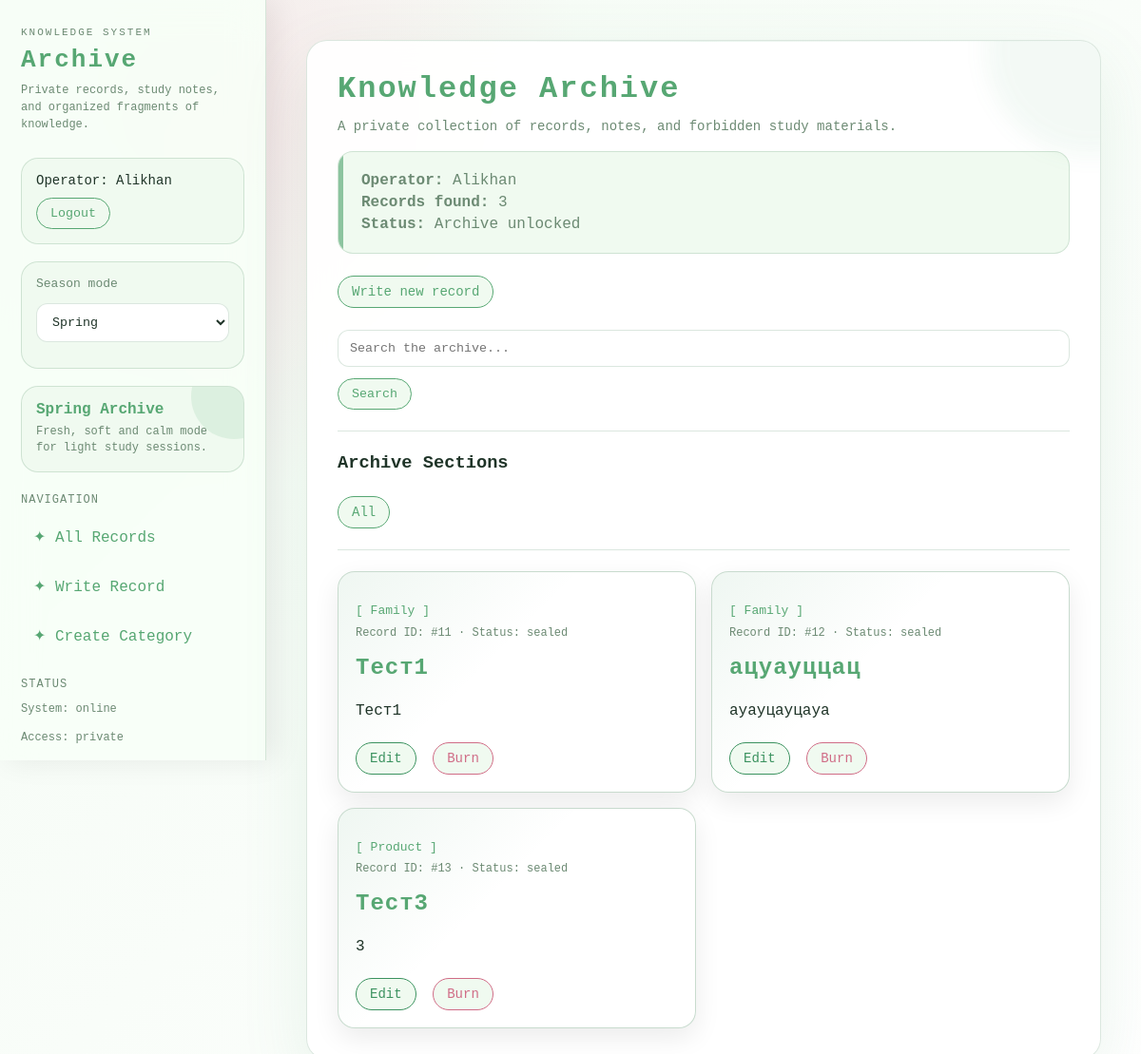
The page / (signed in) on the database as committed earlier.
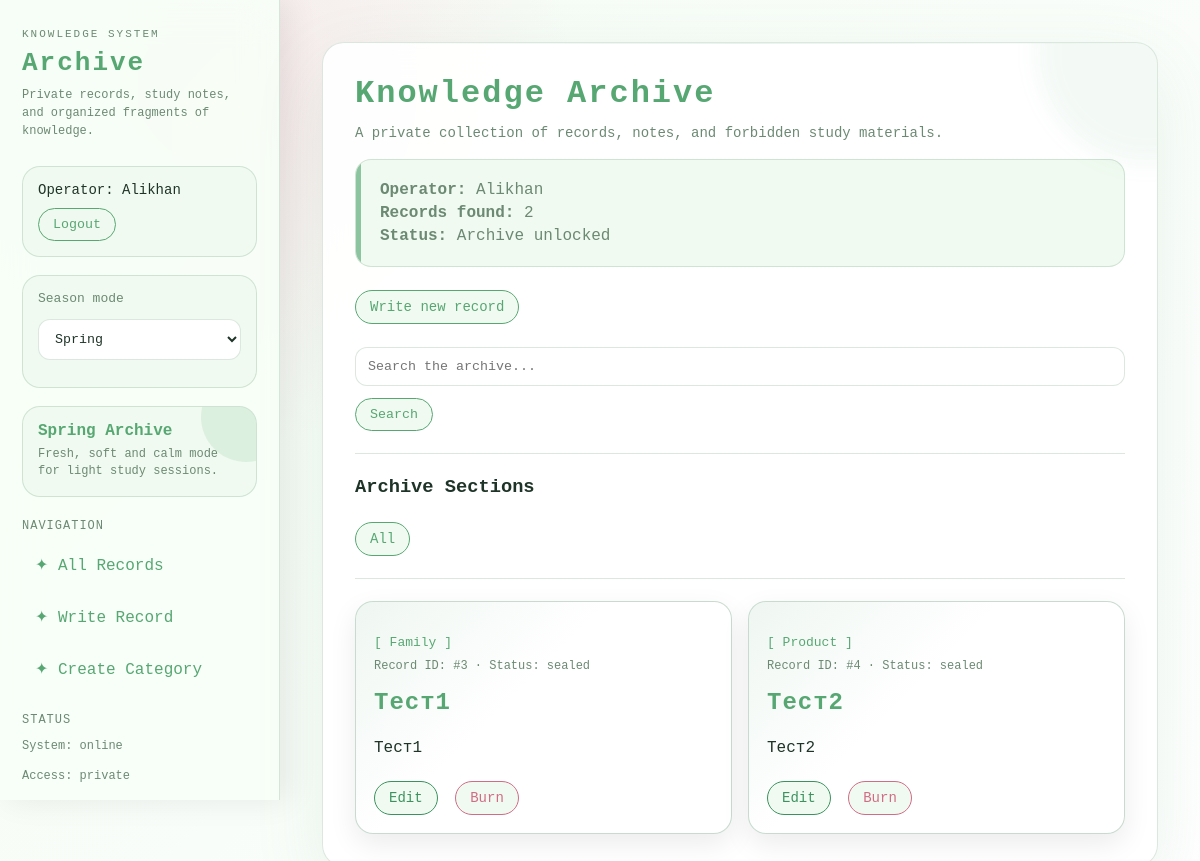
The same page on the database as committed later.
### notes/models.py (models this page shows, shortened)
class Note(models.Model):
    title = models.CharField(max_length=200)
    content = models.TextField()
    category = models.ForeignKey(Category, on_delete=models.CASCADE)
    user = models.ForeignKey(User, on_delete=models.CASCADE, null=True, blank=True)

class Category(models.Model):
    user = models.ForeignKey(User, on_delete=models.CASCADE, null=True, blank=True)
    name = models.CharField(max_length=100)
    def __str__(self):
        return self.name

### notes/views.py (the view)
# urls.py: path('', note_list, name='note_list'),
@login_required
def note_list(request):
    category_id = request.GET.get('category')
    query = request.GET.get('q')
    notes = Note.objects.filter(user=request.user)
    categories = Category.objects.filter(user=request.user)
    if category_id:
        notes = notes.filter(category_id=category_id)
    if query:
        notes = notes.filter(
            Q(title__icontains=query) | Q(content__icontains=query)
        )
    return render(request, 'notes/note_list.html', {
        'notes': notes,
        'categories': categories,
        'query': query,
    })

### notes/templates/notes/note_list.html (shortened to what this page needs)
{% extends 'notes/base.html' %}
{% block content %}
    <h1>Knowledge Archive</h1>
    <p class="subtitle">A private collection of records, notes, and forbidden study materials.</p>
<div class="archive-panel">
    <p><strong>Operator:</strong> {{ user.username }}</p>
    <p><strong>Records found:</strong> {{ notes|length }}</p>
    <p><strong>Status:</strong> Archive unlocked</p>
</div>
    <a class="btn btn-create" href="{% url 'note_create' %}">Write new record</a>
    <form method="get" class="search-form">
        <input type="text" name="q" placeholder="Search the archive..." value="{{ query|default:'' }}">
        <button type="submit">Search</button>
    </form>
    <hr>
    <h3>Archive Sections</h3>
    <a class="btn btn-create" href="{% url 'note_list' %}">All</a>
    <hr>
    <div class="note-grid">
    {% for note in notes %}
        <div class="note">
            <p class="note-category">[ {{ note.category }} ]</p>
            <p class="note-meta">Record ID: #{{ note.id }} · Status: sealed</p>
            <h2>{{ note.title }}</h2>
            <p>{{ note.content }}</p>
            <div style="margin-top: 14px;">
                <a class="btn btn-edit" href="{% url 'note_update' note.id %}">Edit</a>
                <a class="btn btn-delete" href="{% url 'note_delete' note.id %}">Burn</a>
            </div>
        </div>
    {% empty %}
        <div class="empty-state">
            No records found.
        </div>
    {% endfor %}
</div>
{% endblock %}

### notes/templates/notes/base.html (shortened to what this page needs)
<!DOCTYPE html>
<html>
<head>
</head>
<body data-theme="spring">
    <div class="season-layer" id="season-layer"></div>
    <div class="app-layout">
        <aside class="sidebar">
            <div class="brand">
                <div class="brand-kicker">Knowledge System</div>
                <h1 class="brand-title">Archive</h1>
                <p class="brand-subtitle">
                    Private records, study notes, and organized fragments of knowledge.
                </p>
            </div>
            <div class="user-panel">
                {% if user.is_authenticated %}
                    <p>Operator: {{ user.username }}</p>
                    <form method="post" action="{% url 'logout' %}">
                        <button type="submit">Logout</button>
                    </form>
                {% else %}
                    <p>Access required</p>
                    <a class="btn btn-create" href="{% url 'login' %}">Login</a>
                    <a class="btn btn-edit" href="{% url 'register' %}">Register</a>
                {% endif %}
            </div>
            <div class="theme-box">
                <label for="theme-select">Season mode</label>
                <select id="theme-select">
                    <option value="spring">Spring</option>
                </select>
            </div>
            <div class="season-card">
                <div class="season-name" id="season-name">Spring Archive</div>
                <div class="season-text" id="season-text">
                </div>
            </div>
            <div class="nav-section-title">Navigation</div>
            <a class="nav-link" href="{% url 'note_list' %}">✦ All Records</a>
            <a class="nav-link" href="{% url 'note_create' %}">✦ Write Record</a>
            <a class="nav-link" href="{% url 'category_create' %}">✦ Create Category</a>
            <div class="nav-section-title">Status</div>
            <p class="brand-subtitle">System: online</p>
            <p class="brand-subtitle">Access: private</p>
        </aside>
        <main class="main">
            <div class="content-shell">
                <div class="page-card">
                    {% block content %}
                    {% endblock %}
                </div>
            </div>
        </main>
    </div>
</body>
</html>

Rows that differ between the two databases and show on the page:
removed Note: category "Family", id "11", title "Тест1", content "Тест1"
removed Note: category "Family", id "12", title "ацуауццац", content "ауауцауцауа"
removed Note: category "Product", id "13", title "Тест3", content "3"
added Note: category "Family", id "3", title "Тест1", content "Тест1"
added Note: category "Product", id "4", title "Тест2", content "Тест2"
Other text that changed with them:
{{ notes|length }}: "3" → "2"
